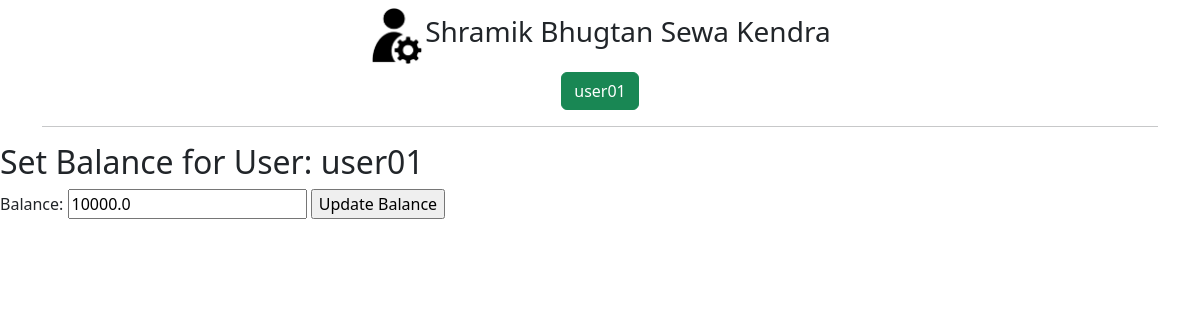
The app's page /admin/set-user-balance/1 (signed in), older data.
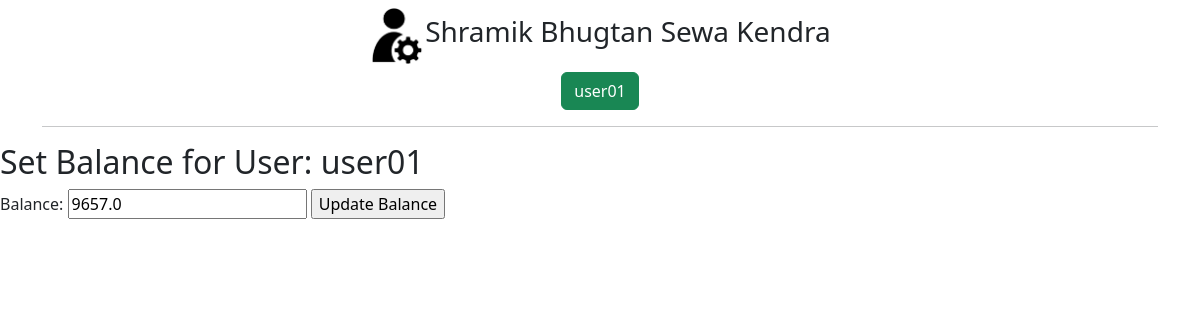
The same page, newer data.
### main.py (models this page shows)
class User(db.Model):
    id=db.Column(db.Integer, primary_key=True)
    fname=db.Column(db.String(255), nullable=False)
    lname=db.Column(db.String(255), nullable=False)
    email=db.Column(db.String(255), nullable=False)
    username=db.Column(db.String(255), nullable=False)
    edu=db.Column(db.String(255), nullable=False)
    password=db.Column(db.String(255), nullable=False)
    status=db.Column(db.Integer,default=0, nullable=False)
    balance = db.Column(db.Float, default=0.0, nullable=False)

### main.py (the view)
@app.route('/admin/set-user-balance/<int:user_id>', methods=['GET', 'POST'])
def set_user_balance(user_id):
    if not session.get('admin_id'):
        return redirect('/admin/')
    user = User.query.get_or_404(user_id)  # Ensures user exists or returns 404
    if request.method == 'POST':
        try:
            balance = float(request.form.get('balance', 0))  # Safely parse balance to float
            if balance >= 0:  # Example validation: balance should not be negative
                user.balance = balance
                db.session.commit()
                flash('User balance updated successfully', 'success')
            else:
                flash('Invalid balance amount', 'danger')
        except ValueError:
            flash('Invalid balance amount', 'danger')
        return redirect('/admin/dashboard')
    else:
        return render_template('admin/set_user_balance.html', user=user, current_balance=user.balance or 0)

### templates/admin/set_user_balance.html
{% extends "admin/base.html" %}
{% block content %}
<h2>Set Balance for User: {{ user.username }}</h2>
<form method="POST">
    <label for="balance">Balance:</label>
    <input type="number" step="0.01" name="balance" required value="{{ user.balance }}">
    <input type="submit" value="Update Balance">
</form>
{% endblock %}

Row changes from the older to the newer data that the page shows:
changed User "user01": balance "10000.0" → "9657.0"
